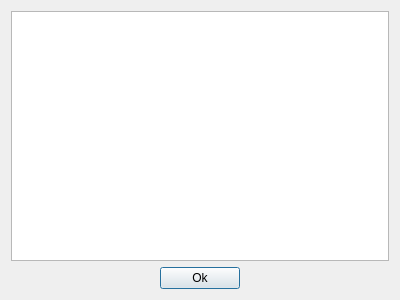
<?xml version="1.0" encoding="UTF-8"?>
<ui version="4.0">
 <class>FullLicenseDialog</class>
 <widget class="QDialog" name="FullLicenseDialog">
  <property name="geometry">
   <rect>
    <x>0</x>
    <y>0</y>
    <width>400</width>
    <height>300</height>
   </rect>
  </property>
  <property name="windowTitle">
   <string>Full License Text - GNU GPLv3</string>
  </property>
  <layout class="QVBoxLayout" name="verticalLayout">
   <item>
    <widget class="QTextBrowser" name="textBrowser_license"/>
   </item>
   <item>
    <layout class="QHBoxLayout" name="horizontalLayout">
     <item>
      <spacer name="horizontalSpacer">
       <property name="orientation">
        <enum>Qt::Horizontal</enum>
       </property>
       <property name="sizeHint" stdset="0">
        <size>
         <width>40</width>
         <height>20</height>
        </size>
       </property>
      </spacer>
     </item>
     <item>
      <widget class="QPushButton" name="pushButton_ok">
       <property name="text">
        <string>Ok</string>
       </property>
      </widget>
     </item>
     <item>
      <spacer name="horizontalSpacer_2">
       <property name="orientation">
        <enum>Qt::Horizontal</enum>
       </property>
       <property name="sizeHint" stdset="0">
        <size>
         <width>40</width>
         <height>20</height>
        </size>
       </property>
      </spacer>
     </item>
    </layout>
   </item>
  </layout>
 </widget>
 <resources/>
 <connections/>
</ui>
